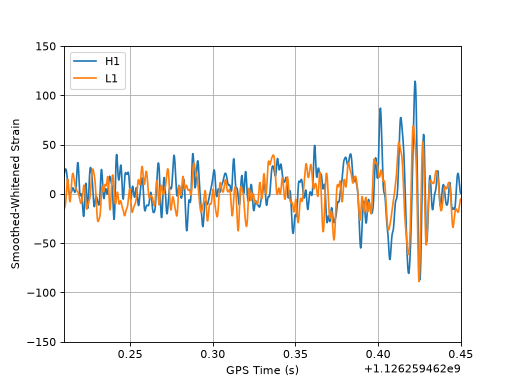

Recreate this plot in Python.
import matplotlib.pyplot as pp

from pycbc.catalog import Merger
from pycbc.filter import highpass_fir, lowpass_fir
from pycbc.psd import interpolate, welch

for ifo in ["H1", "L1"]:
    # Read data and remove low frequency content
    h1 = Merger("GW150914").strain(ifo)
    h1 = highpass_fir(h1, 15, 8)

    # Calculate the noise spectrum
    psd = interpolate(welch(h1), 1.0 / h1.duration)

    # whiten
    white_strain = (h1.to_frequencyseries() / psd**0.5).to_timeseries()

    # remove some of the high and low
    smooth = highpass_fir(white_strain, 35, 8)
    smooth = lowpass_fir(smooth, 300, 8)

    # time shift and flip L1
    if ifo == "L1":
        smooth *= -1
        smooth.roll(int(0.007 / smooth.delta_t))

    pp.plot(smooth.sample_times, smooth, label=ifo)

pp.legend()
pp.xlim(1126259462.21, 1126259462.45)
pp.ylim(-150, 150)
pp.ylabel("Smoothed-Whitened Strain")
pp.grid()
pp.xlabel("GPS Time (s)")
pp.show()
